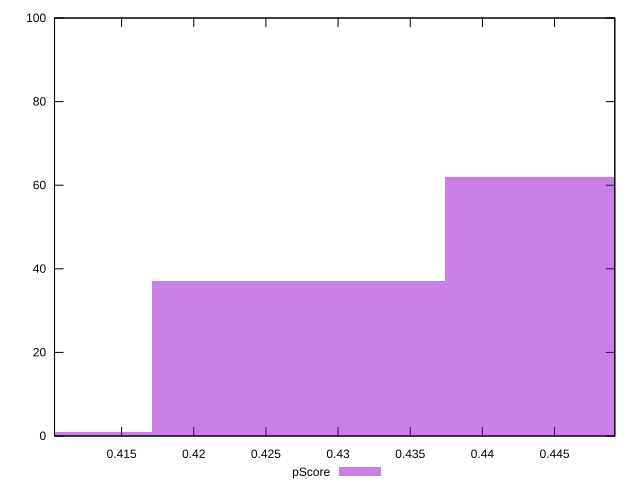

The gnuplot source for this figure:
reset

$pScore <<EOF
0.40690626697280863 1
0.44759689367008954 62
0.4272515803214491 37
EOF

set key outside below
set boxwidth 0.020345313348640433
set xrange [0.4103529411764706:0.4491764705882353]
set yrange [0:100]
set trange [0:100]
set style fill transparent solid 0.5 noborder
set terminal svg size 640, 490 enhanced background rgb 'white'
set output "report_00018_2021-02-10T15-25-16.877Z/render-blocking-resources/samples/pages+cached/pScore/histogram.svg"

plot $pScore title "pScore" with boxes

reset
